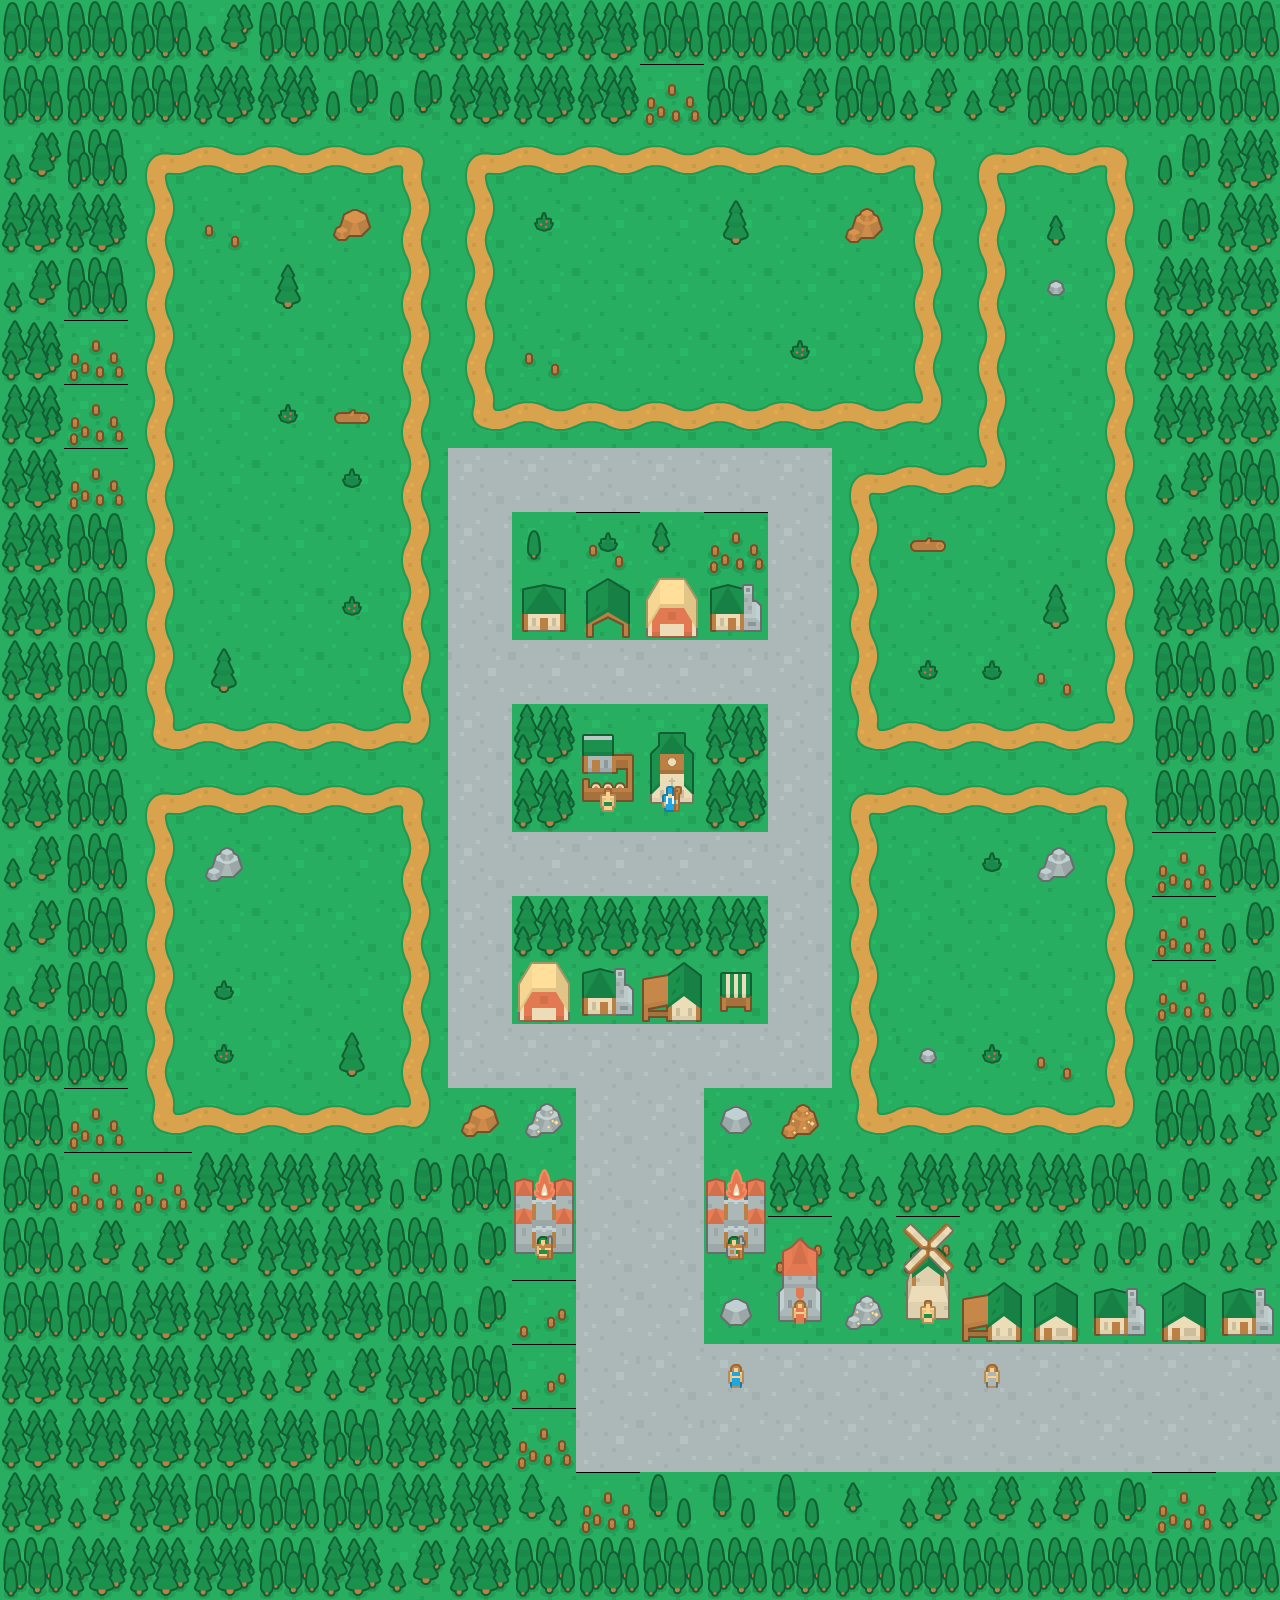

A level layout from a 2D game, rendered from its tile map. Below: a short description, then the map file with tile-grid data replaced by summaries:
An orthogonal 20x25 tile map with 64x64 px tiles, 3 tile layers (Ground, Objects, People).

<map version="1.2" tiledversion="1.3.1" orientation="orthogonal" renderorder="right-down" compressionlevel="-1" width="20" height="25" tilewidth="64" tileheight="64" infinite="0" nextlayerid="4" nextobjectid="1">
 <tileset firstgid="1" name="zoo_tiles" tilewidth="64" tileheight="64" spacing="32" margin="32" tilecount="126" columns="18">
  <properties>
   <property name="collider" type="bool" value="false" />
  </properties>
  <image source="zoo_image.png" trans="000000" width="1760" height="704" />
  <tile id="0">
   <properties>
    <property name="collider" type="bool" value="false" />
   </properties>
  </tile>
  <tile id="1">
   <properties>
    <property name="collider" type="bool" value="false" />
   </properties>
  </tile>
  <tile id="2">
   <properties>
    <property name="collider" type="bool" value="false" />
   </properties>
  </tile>
  <tile id="3">
   <properties>
    <property name="collider" type="bool" value="false" />
   </properties>
  </tile>
  <tile id="4">
   <properties>
    <property name="collider" type="bool" value="false" />
   </properties>
  </tile>
  <tile id="5">
   <properties>
    <property name="collider" type="bool" value="false" />
   </properties>
  </tile>
  <tile id="6">
   <properties>
    <property name="collider" type="bool" value="false" />
   </properties>
  </tile>
  <tile id="7">
   <properties>
    <property name="collider" type="bool" value="false" />
   </properties>
  </tile>
  <tile id="8">
   <properties>
    <property name="collider" type="bool" value="false" />
   </properties>
  </tile>
  <tile id="9">
   <properties>
    <property name="collider" type="bool" value="false" />
   </properties>
  </tile>
  <tile id="10">
   <properties>
    <property name="collider" type="bool" value="false" />
   </properties>
  </tile>
  <tile id="11">
   <properties>
    <property name="collider" type="bool" value="false" />
   </properties>
  </tile>
  <tile id="12">
   <properties>
    <property name="collider" type="bool" value="false" />
   </properties>
  </tile>
  <tile id="13">
   <properties>
    <property name="collider" type="bool" value="false" />
   </properties>
  </tile>
  <tile id="14">
   <properties>
    <property name="collider" type="bool" value="true" />
   </properties>
  </tile>
  <tile id="15">
   <properties>
    <property name="collider" type="bool" value="true" />
   </properties>
  </tile>
  <tile id="16">
   <properties>
    <property name="collider" type="bool" value="true" />
   </properties>
  </tile>
  <tile id="17">
   <properties>
    <property name="collider" type="bool" value="true" />
   </properties>
  </tile>
  <tile id="18">
   <properties>
    <property name="collider" type="bool" value="false" />
   </properties>
  </tile>
  <tile id="19">
   <properties>
    <property name="collider" type="bool" value="false" />
   </properties>
  </tile>
  <tile id="20">
   <properties>
    <property name="collider" type="bool" value="false" />
   </properties>
  </tile>
  <tile id="21">
   <properties>
    <property name="collider" type="bool" value="false" />
   </properties>
  </tile>
  <tile id="22">
   <properties>
    <property name="collider" type="bool" value="false" />
   </properties>
  </tile>
  <tile id="23">
   <properties>
    <property name="collider" type="bool" value="false" />
   </properties>
  </tile>
  <tile id="24">
   <properties>
    <property name="collider" type="bool" value="false" />
   </properties>
  </tile>
  <tile id="25">
   <properties>
    <property name="collider" type="bool" value="false" />
   </properties>
  </tile>
  <tile id="26">
   <properties>
    <property name="collider" type="bool" value="false" />
   </properties>
  </tile>
  <tile id="27">
   <properties>
    <property name="collider" type="bool" value="false" />
   </properties>
  </tile>
  <tile id="28">
   <properties>
    <property name="collider" type="bool" value="false" />
   </properties>
  </tile>
  <tile id="29">
   <properties>
    <property name="collider" type="bool" value="false" />
   </properties>
  </tile>
  <tile id="30">
   <properties>
    <property name="collider" type="bool" value="false" />
   </properties>
  </tile>
  <tile id="31">
   <properties>
    <property name="collider" type="bool" value="false" />
   </properties>
  </tile>
  <tile id="32">
   <properties>
    <property name="collider" type="bool" value="true" />
   </properties>
  </tile>
  <tile id="33">
   <properties>
    <property name="collider" type="bool" value="true" />
   </properties>
  </tile>
  <tile id="34">
   <properties>
    <property name="collider" type="bool" value="true" />
   </properties>
  </tile>
  <tile id="35">
   <properties>
    <property name="collider" type="bool" value="true" />
   </properties>
  </tile>
  <tile id="36">
   <properties>
    <property name="collider" type="bool" value="false" />
   </properties>
  </tile>
  <tile id="37">
   <properties>
    <property name="collider" type="bool" value="false" />
   </properties>
  </tile>
  <tile id="38">
   <properties>
    <property name="collider" type="bool" value="false" />
   </properties>
  </tile>
  <tile id="39">
   <properties>
    <property name="collider" type="bool" value="false" />
   </properties>
  </tile>
  <tile id="40">
   <properties>
    <property name="collider" type="bool" value="false" />
   </properties>
  </tile>
  <tile id="41">
   <properties>
    <property name="collider" type="bool" value="false" />
   </properties>
  </tile>
  <tile id="42">
   <properties>
    <property name="collider" type="bool" value="false" />
   </properties>
  </tile>
  <tile id="43">
   <properties>
    <property name="collider" type="bool" value="false" />
   </properties>
  </tile>
  <tile id="44">
   <properties>
    <property name="collider" type="bool" value="false" />
   </properties>
  </tile>
  <tile id="45">
   <properties>
    <property name="collider" type="bool" value="false" />
   </properties>
  </tile>
  <tile id="46">
   <properties>
    <property name="collider" type="bool" value="false" />
   </properties>
  </tile>
  <tile id="47">
   <properties>
    <property name="collider" type="bool" value="false" />
   </properties>
  </tile>
  <tile id="48">
   <properties>
    <property name="collider" type="bool" value="false" />
   </properties>
  </tile>
  <tile id="49">
   <properties>
    <property name="collider" type="bool" value="false" />
   </properties>
  </tile>
  <tile id="50">
   <properties>
    <property name="collider" type="bool" value="true" />
   </properties>
  </tile>
  <tile id="51">
   <properties>
    <property name="collider" type="bool" value="true" />
   </properties>
  </tile>
  <tile id="52">
   <properties>
    <property name="collider" type="bool" value="true" />
   </properties>
  </tile>
  <tile id="53">
   <properties>
    <property name="collider" type="bool" value="false" />
   </properties>
  </tile>
  <tile id="54">
   <properties>
    <property name="collider" type="bool" value="true" />
   </properties>
  </tile>
  <tile id="55">
   <properties>
    <property name="collider" type="bool" value="true" />
   </properties>
  </tile>
  <tile id="56">
   <properties>
    <property name="collider" type="bool" value="true" />
   </properties>
  </tile>
  <tile id="57">
   <properties>
    <property name="collider" type="bool" value="true" />
   </properties>
  </tile>
  <tile id="58">
   <properties>
    <property name="collider" type="bool" value="true" />
   </properties>
  </tile>
  <tile id="59">
   <properties>
    <property name="collider" type="bool" value="true" />
   </properties>
  </tile>
  <tile id="60">
   <properties>
    <property name="collider" type="bool" value="true" />
   </properties>
  </tile>
  <tile id="61">
   <properties>
    <property name="collider" type="bool" value="true" />
   </properties>
  </tile>
  <tile id="62">
   <properties>
    <property name="collider" type="bool" value="true" />
   </properties>
  </tile>
  <tile id="63">
   <properties>
    <property name="collider" type="bool" value="true" />
   </properties>
  </tile>
  <tile id="64">
   <properties>
    <property name="collider" type="bool" value="true" />
   </properties>
  </tile>
  <tile id="65">
   <properties>
    <property name="collider" type="bool" value="false" />
   </properties>
  </tile>
  <tile id="66">
   <properties>
    <property name="collider" type="bool" value="false" />
   </properties>
  </tile>
  <tile id="67">
   <properties>
    <property name="collider" type="bool" value="false" />
   </properties>
  </tile>
  <tile id="68">
   <properties>
    <property name="collider" type="bool" value="false" />
   </properties>
  </tile>
  <tile id="69">
   <properties>
    <property name="collider" type="bool" value="false" />
   </properties>
  </tile>
  <tile id="70">
   <properties>
    <property name="collider" type="bool" value="false" />
   </properties>
  </tile>
  <tile id="71">
   <properties>
    <property name="collider" type="bool" value="false" />
   </properties>
  </tile>
  <tile id="72">
   <properties>
    <property name="collider" type="bool" value="true" />
   </properties>
  </tile>
  <tile id="73">
   <properties>
    <property name="collider" type="bool" value="true" />
   </properties>
  </tile>
  <tile id="74">
   <properties>
    <property name="collider" type="bool" value="true" />
   </properties>
  </tile>
  <tile id="75">
   <properties>
    <property name="collider" type="bool" value="true" />
   </properties>
  </tile>
  <tile id="76">
   <properties>
    <property name="collider" type="bool" value="true" />
   </properties>
  </tile>
  <tile id="77">
   <properties>
    <property name="collider" type="bool" value="true" />
   </properties>
  </tile>
  <tile id="78">
   <properties>
    <property name="collider" type="bool" value="true" />
   </properties>
  </tile>
  <tile id="79">
   <properties>
    <property name="collider" type="bool" value="true" />
   </properties>
  </tile>
  <tile id="80">
   <properties>
    <property name="collider" type="bool" value="true" />
   </properties>
  </tile>
  <tile id="81">
   <properties>
    <property name="collider" type="bool" value="true" />
   </properties>
  </tile>
  <tile id="82">
   <properties>
    <property name="collider" type="bool" value="false" />
   </properties>
  </tile>
  <tile id="83">
   <properties>
    <property name="collider" type="bool" value="false" />
   </properties>
  </tile>
  <tile id="84">
   <properties>
    <property name="collider" type="bool" value="false" />
   </properties>
  </tile>
  <tile id="85">
   <properties>
    <property name="collider" type="bool" value="false" />
   </properties>
  </tile>
  <tile id="86">
   <properties>
    <property name="collider" type="bool" value="false" />
   </properties>
  </tile>
  <tile id="87">
   <properties>
    <property name="collider" type="bool" value="false" />
   </properties>
  </tile>
  <tile id="88">
   <properties>
    <property name="collider" type="bool" value="false" />
   </properties>
  </tile>
  <tile id="89">
   <properties>
    <property name="collider" type="bool" value="false" />
   </properties>
  </tile>
  <tile id="90">
   <properties>
    <property name="collider" type="bool" value="true" />
   </properties>
  </tile>
  <tile id="91">
   <properties>
    <property name="collider" type="bool" value="true" />
   </properties>
  </tile>
  <tile id="92">
   <properties>
    <property name="collider" type="bool" value="true" />
   </properties>
  </tile>
  <tile id="93">
   <properties>
    <property name="collider" type="bool" value="true" />
   </properties>
  </tile>
  <tile id="94">
   <properties>
    <property name="collider" type="bool" value="true" />
   </properties>
  </tile>
  <tile id="95">
   <properties>
    <property name="collider" type="bool" value="true" />
   </properties>
  </tile>
  <tile id="96">
   <properties>
    <property name="collider" type="bool" value="true" />
   </properties>
  </tile>
  <tile id="97">
   <properties>
    <property name="collider" type="bool" value="true" />
   </properties>
  </tile>
  <tile id="98">
   <properties>
    <property name="collider" type="bool" value="true" />
   </properties>
  </tile>
  <tile id="99">
   <properties>
    <property name="collider" type="bool" value="true" />
   </properties>
  </tile>
  <tile id="100">
   <properties>
    <property name="collider" type="bool" value="false" />
   </properties>
  </tile>
  <tile id="101">
   <properties>
    <property name="collider" type="bool" value="false" />
   </properties>
  </tile>
  <tile id="102">
   <properties>
    <property name="collider" type="bool" value="false" />
   </properties>
  </tile>
  <tile id="103">
   <properties>
    <property name="collider" type="bool" value="false" />
   </properties>
  </tile>
  <tile id="104">
   <properties>
    <property name="collider" type="bool" value="false" />
   </properties>
  </tile>
  <tile id="105">
   <properties>
    <property name="collider" type="bool" value="false" />
   </properties>
  </tile>
  <tile id="106">
   <properties>
    <property name="collider" type="bool" value="false" />
   </properties>
  </tile>
  <tile id="107">
   <properties>
    <property name="collider" type="bool" value="false" />
   </properties>
  </tile>
  <tile id="108">
   <properties>
    <property name="collider" type="bool" value="true" />
   </properties>
  </tile>
  <tile id="109">
   <properties>
    <property name="collider" type="bool" value="true" />
   </properties>
  </tile>
  <tile id="110">
   <properties>
    <property name="collider" type="bool" value="true" />
   </properties>
  </tile>
  <tile id="111">
   <properties>
    <property name="collider" type="bool" value="true" />
   </properties>
  </tile>
  <tile id="112">
   <properties>
    <property name="collider" type="bool" value="true" />
   </properties>
  </tile>
  <tile id="113">
   <properties>
    <property name="collider" type="bool" value="true" />
   </properties>
  </tile>
  <tile id="114">
   <properties>
    <property name="collider" type="bool" value="true" />
   </properties>
  </tile>
  <tile id="115">
   <properties>
    <property name="collider" type="bool" value="true" />
   </properties>
  </tile>
  <tile id="116">
   <properties>
    <property name="collider" type="bool" value="true" />
   </properties>
  </tile>
  <tile id="117">
   <properties>
    <property name="collider" type="bool" value="true" />
   </properties>
  </tile>
  <tile id="118">
   <properties>
    <property name="collider" type="bool" value="true" />
   </properties>
  </tile>
  <tile id="119">
   <properties>
    <property name="collider" type="bool" value="false" />
   </properties>
  </tile>
  <tile id="120">
   <properties>
    <property name="collider" type="bool" value="false" />
   </properties>
  </tile>
  <tile id="121">
   <properties>
    <property name="collider" type="bool" value="false" />
   </properties>
  </tile>
  <tile id="122">
   <properties>
    <property name="collider" type="bool" value="false" />
   </properties>
  </tile>
  <tile id="123">
   <properties>
    <property name="collider" type="bool" value="false" />
   </properties>
  </tile>
  <tile id="124">
   <properties>
    <property name="collider" type="bool" value="false" />
   </properties>
  </tile>
  <tile id="125">
   <properties>
    <property name="collider" type="bool" value="false" />
   </properties>
  </tile>
 </tileset>
 <layer id="2" name="Ground" width="20" height="25">
  <data>[500 cells, 500 non-empty, 21 distinct tile ids]</data>
 </layer>
 <layer id="1" name="Objects" width="20" height="25">
  <data>[500 cells, 62 non-empty, 31 distinct tile ids]</data>
 </layer>
 <layer id="3" name="People" width="20" height="25">
  <data>[500 cells, 11 non-empty, 9 distinct tile ids]</data>
 </layer>
</map>
